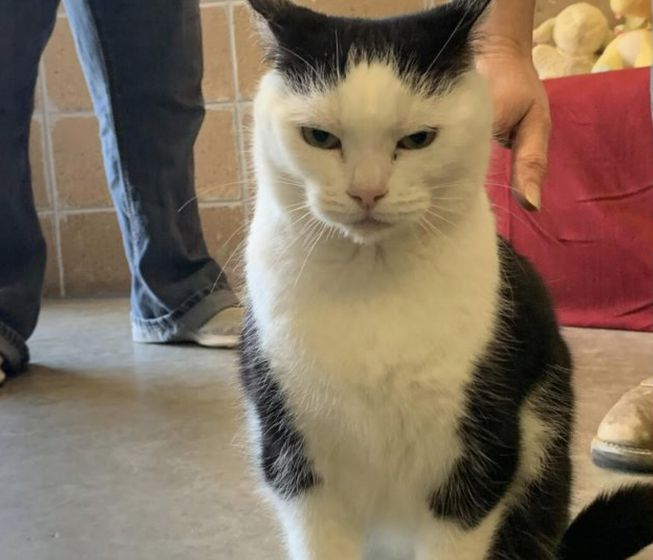
#> input picture OpenCv Tut_codes/hahacat.jpg, 653 x 560 px
$ python tut4.py
#> lines starting #> are read from the running program, lines starting #| are printed output that depends on the picture; after the words box and inside, x2 and y2 are one past the last pixel; in counts of white or black regions, pixels touching at a corner belong together
import numpy as np
import  cv2

img=cv2.imread('hahacat.jpg',cv2.IMREAD_COLOR)
#> img is the input picture: shape (560, 653, 3); mean B, G, R 92.5, 110.4, 128.7


# px= img[55,55]
#
# print(px)
#
# img[55,55]=[255,255,255]
#
# px= img[55,55]
#
# print(px)
#

img[100:150, 100:150]=[255,255,255]
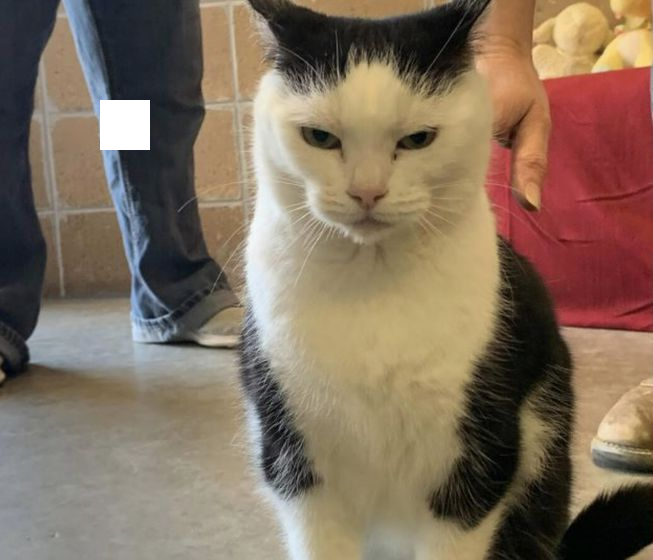
#> img: shape (560, 653, 3); 0.68% of pixels changed, all inside (x1, y1, x2, y2) = (100, 100, 150, 150)

roi=img[37:111,107:194]  # 111-73=74  194-107=87
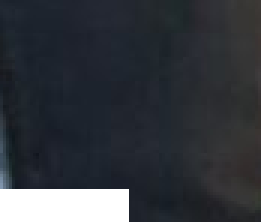
#> roi: shape (74, 87, 3) (shown 3 times larger); mean B, G, R 62, 55.8, 52

img[0:74,0:87]=roi
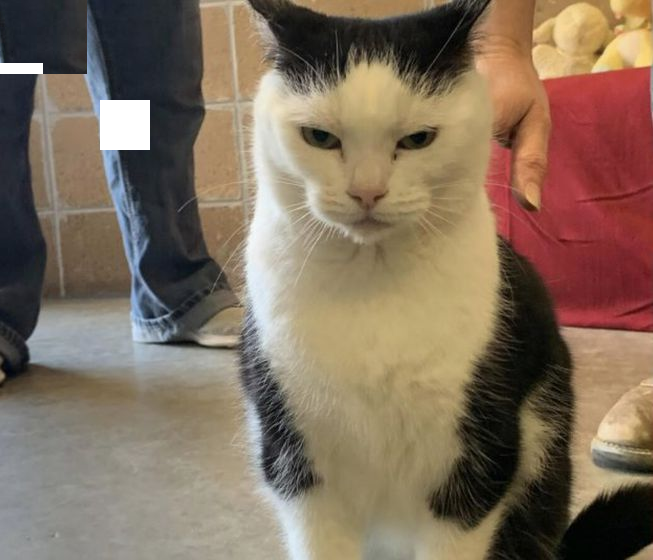
#> img: shape (560, 653, 3); 1.76% of pixels changed, all inside (x1, y1, x2, y2) = (0, 0, 87, 74)


cv2.imshow("image",img)
cv2.waitKey(0)
cv2.destroyAllWindows()

$ run again, with OpenCv Tut_codes/match1.jpg copied over OpenCv Tut_codes/hahacat.jpg
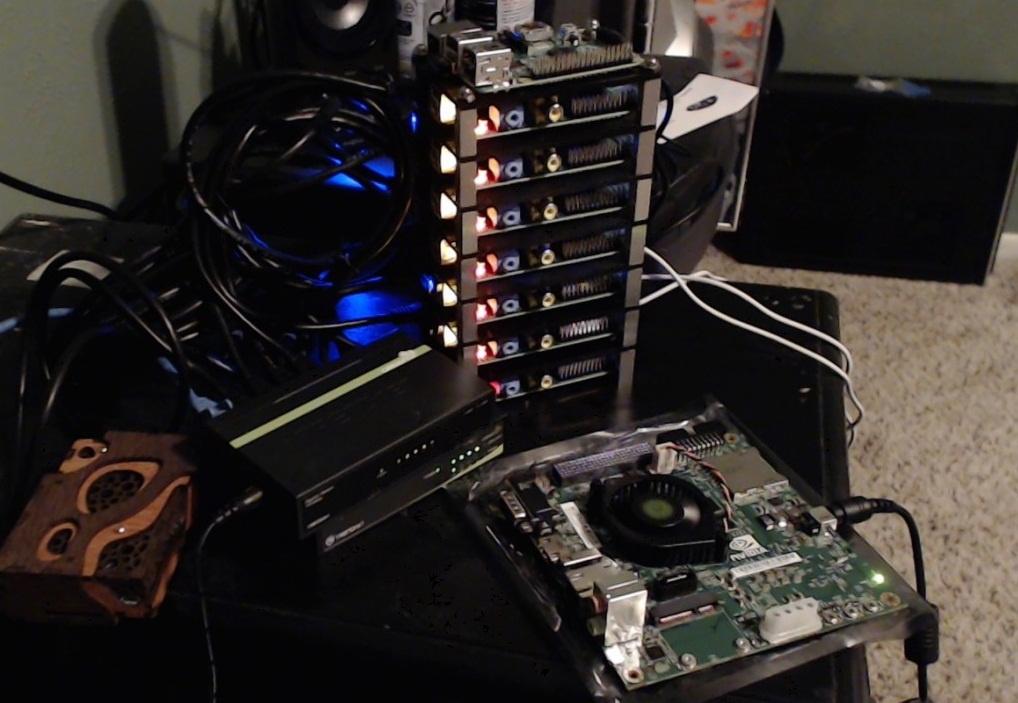
#> input picture OpenCv Tut_codes/match1.jpg, 1018 x 703 px
#> img is the input picture: shape (703, 1018, 3); mean B, G, R 40.7, 43.2, 48.1
#> `roi=img[37:111,107:194]`:
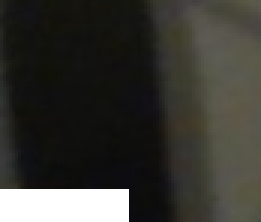
#> roi: shape (74, 87, 3) (shown 3 times larger); mean B, G, R 51.1, 56.5, 57
#> `img[0:74,0:87]=roi`:
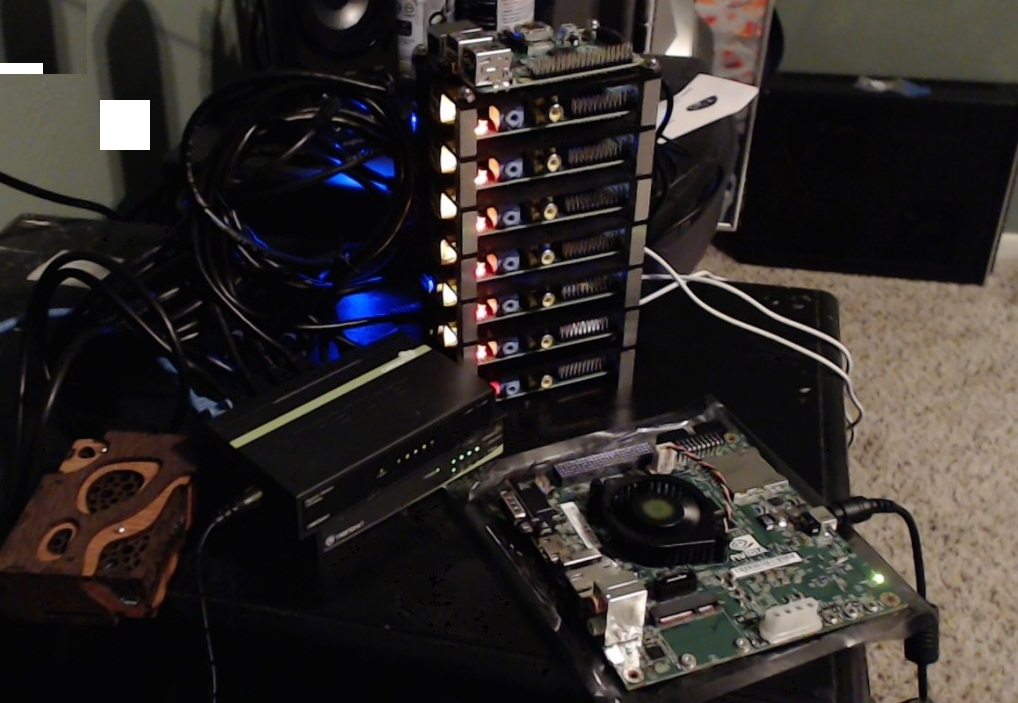
#> img: shape (703, 1018, 3); mean B, G, R 41.2, 43.6, 48.5
